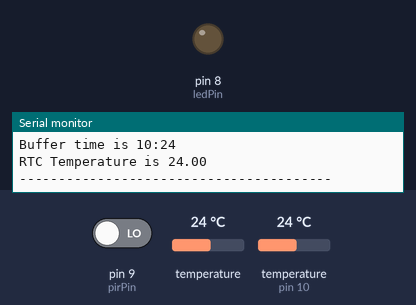
A sketch run on a simulated Arduino Uno, built with avr-gcc and run on an emulated ATmega328P. Shown: output pins drawn as LEDs (lit = HIGH), the last lines printed to the serial monitor. Inputs (shaded band) come from the test bench; at power-on: pin 9 (pirPin) LOW, temperature 24 °C, temperature (sensor on pin 10) 24 °C. The local clock reads 2024-03-15 10:24:30 at power-on unless the sketch sets it; the audio player accepts every command and is not drawn; pins used as bus, display or sensor lines are not drawn.

Above: at 12.6 s.
12.7 s: pin 9 (pirPin) driven HIGH
At 16.0 s:
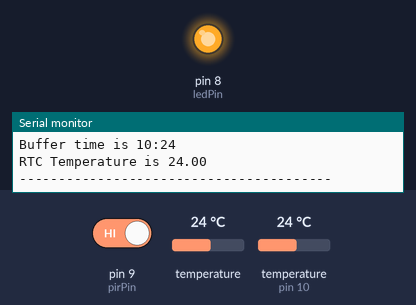
19.7 s: pin 9 (pirPin) driven LOW
At 23.4 s:
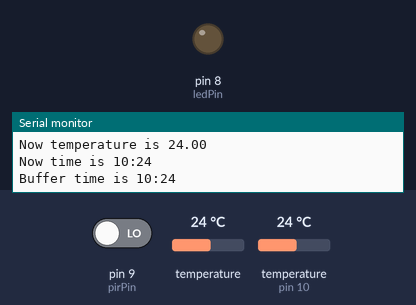
Timing chart, 0 to 24.9 s (numbered marks = the images above; inputs shaded):
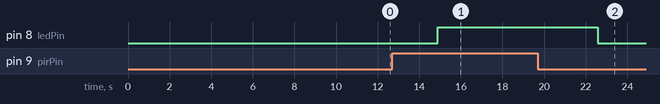

The sketch:

yukkuri-HEMS_V04.ino
```cpp
#include <SoftwareSerial.h>  //MP3シリアル転送用
#include <DFPlayer_Mini_Mp3.h> //MP3再生用
#include <avr/pgmspace.h>      //ROMへのデータ退避用
#include <OneWire.h>          //温度センサーDS18B20制御用
#include <DallasTemperature.h>//温度センサーDS18B20制御用
#include <Wire.h>   //RTC用ライブラリ
#include <DS3231.h> //RTC用ライブラリ

byte val=0;
  int   Flg_hot ,Flg_warm ,Flg_kaiteki ,Flg_cold; //状態監視用フラグ
  int   RTC_h_buf ,RTC_m_buf ,hour_12h; //RTC用変数
  int ledPin = 8;  // LED on Pin of Arduino 人感で点灯
  int pirPin = 9; // Input for HC-S501　人感センサー
  int pirValue; // Place to store read PIR Value　人感センサー
  int   hWDT, hWDTflg; //人間ウォッチドッグタイマー関連（humanWDT）

SoftwareSerial mySerial(11, 12); // MP3シリアルRX, TX
int output = 2;     //IR制御用ピン
#define ONE_WIRE_BUS 10 // 温度センサーのピン定義 ★5 KΩでプルアップしないと動作しないことがある★
// Setup a oneWire instance to communicate with any OneWire devices (not just Maxim/Dallas temperature ICs)
OneWire oneWire(ONE_WIRE_BUS);
// Pass our oneWire reference to Dallas Temperature.
DallasTemperature sensors(&oneWire);

DS3231 clock;   //RTC用設定
RTCDateTime dt; //RTC用設定

//エアコンIRデータ
const PROGMEM int aircon_on[] =  {46,44,41,44,42,44,41,44,42,44,42,2529,346,172,42,130,42,44,41,44,42,44,41,131,42,45,40,47,39,44,41,47,39,128,44,47,39,130,41,128,45,44,42,133,39,130,42,131,42,130,42,130,42,45,41,44,41,131,42,44,42,44,41,45,41,41,45,46,38,47,39,44,42,43,42,44,42,44,41,130,42,45,41,130,42,47,39,44,41,42,44,131,41,131,42,47,39,45,41,44,42,46,39,44,41,47,38,44,41,44,42,46,40,44,42,44,41,44,42,46,39,44,42,44,41,44,41,131,41,134,38,131,41,45,41,131,41,46,39,131,42,130,42,2000,0,1462,347,176,37,131,41,47,39,44,41,47,38,131,41,46,40,44,41,44,42,44,41,131,41,44,42,135,37,131,41,46,40,131,42,131,41,131,42,131,41,132,41,44,42,44,42,130,42,45,41,44,41,47,39,44,41,44,41,47,38,44,42,46,40,44,42,44,41,44,42,131,41,44,42,47,38,45,41,44,41,131,41,44,42,41,45,47,38,44,42,44,41,44,42,44,41,44,42,44,41,44,42,44,42,41,44,45,40,44,42,44,42,44,41,44,41,45,41,44,42,131,42,44,41,131,42,44,42,131,40,44,41,2000,0,1462,347,168,44,132,41,44,42,44,41,44,41,136,37,44,41,49,37,44,41,41,45,130,42,44,42,131,41,130,42,48,38,135,37,131,41,132,41,128,44,131,42,45,41,44,41,128,44,44,42,49,36,44,42,49,37,47,39,44,41,47,39,49,37,44,41,48,37,44,42,44,41,47,39,49,36,44,41,50,36,44,42,44,41,131,41,46,40,48,37,135,37,131,41,131,41,49,37,47,38,49,36,45,41,135,37,44,42,135,37,127,45,45,40,50,36,42,44,45,41,48,37,44,41,44,42,41,44,46,39,49,36,136,37,136,36,130,42,128,45,135,36,131,41,41,45,41,45,48,37,49,37,44,41,41,44,45,42,44,41,41,45,49,37,44,41,46,40,47,39,41,44,49,37,44,42,47,38,41,44,47,38,128,44,128,45,49,37,48,37,45,41,49,36,49,37,41,44,44,42,41,45,41,45,41,45,133,39,135,37,44,41,44,41,44,42,41,45,44,41,45,41,44,42,44,41,44,42,42,44,49,36,41,45,41,45,47,38,45,42,44,41,44,42,135,37,45,40,49,37,49,37,44,41,49,37,131,41,136,37,47,39,44,42,41,44,48,38,49,36,50,36,44,41,44,41,49,37,44,41,49,37,44,42,44,41,41,45,44,41,49,37,130,42,49,37,135,37,44,41,44,42,131,41,128,44,128,44};
const PROGMEM int aircon_off[] =  {48,38,45,41,48,38,47,38,45,41,45,2525,350,168,44,128,47,39,44,42,47,39,47,125,47,39,46,38,48,38,44,41,47,126,44,41,47,125,45,128,44,42,47,125,47,125,45,128,47,125,47,125,45,44,41,41,47,125,47,39,44,41,47,38,48,39,47,39,47,38,47,38,48,38,48,38,48,38,48,125,45,41,47,125,48,41,44,38,48,38,47,125,47,125,47,39,47,38,48,38,47,38,48,38,48,38,48,38,47,39,47,39,47,38,47,38,48,38,47,39,46,38,48,38,48,38,47,125,44,128,47,125,44,41,48,125,47,39,48,124,48,125,47,2000,0,1456,350,168,48,125,47,40,46,38,47,38,48,124,47,39,44,42,47,38,47,39,48,124,48,38,47,125,47,126,47,39,46,128,45,125,47,125,47,128,45,125,47,38,48,38,48,125,48,39,47,38,47,38,48,38,47,38,48,38,47,39,45,41,48,38,47,38,48,38,48,124,47,38,48,38,47,39,47,38,48,124,48,38,48,38,48,38,48,38,47,41,45,38,48,38,47,38,47,39,47,38,47,39,47,38,48,38,47,38,47,39,47,38,47,39,47,38,48,38,47,125,44,41,47,125,47,38,47,126,46,41,45,2000,0,1455,350,168,47,125,48,39,46,38,48,38,48,124,48,39,44,41,48,38,48,38,48,125,48,38,45,128,47,125,48,39,47,124,48,125,48,125,47,125,47,125,47,39,46,38,47,125,48,39,44,41,47,39,48,38,47,39,47,38,47,38,47,38,48,38,47,38,48,38,47,38,48,38,47,39,48,37,48,38,48,41,45,38,48,38,48,38,47,38,48,126,46,125,47,125,47,38,48,38,47,38,48,38,47,125,48,38,47,125,47,125,47,39,47,38,48,38,48,38,47,39,47,38,48,39,47,39,47,38,47,38,48,124,47,125,47,125,47,125,47,125,47,125,48,39,46,39,47,38,44,41,45,44,44,39,45,41,47,39,47,38,45,44,44,39,44,41,47,38,45,41,44,44,44,38,48,38,48,38,47,39,47,124,45,128,47,38,45,41,47,39,47,38,48,38,47,39,47,38,47,39,47,39,47,38,44,128,47,125,47,38,47,39,44,41,47,39,45,41,45,41,48,38,45,41,45,42,44,41,45,41,44,41,45,41,47,39,44,41,44,42,47,39,44,128,47,38,45,42,44,41,45,41,47,39,45,127,47,125,44,41,45,41,47,38,45,41,47,39,44,41,45,41,44,42,44,42,44,42,44,41,45,41,44,42,44,41,45,41,44,41,45,41,45,41,44,128,44,42,44,41,45,128,44,128,44,128,45};

//電気点灯IRデータ→メモリ点灯に変更
//全灯　const PROGMEM int light_on[] =  {202,101,564,102,154,50,154,50,51,55,47,50,51,56,47,50,51,50,52,50,154,49,51,50,52,55,46,55,47,55,47,50,52,50,154,55,46,55,47,50,154,50,51,50,51,51,50,51,51,50,52,50,52,54,47,50,51,55,47,50,52,50,51,50,52,55,46,50,52,55,47,50,153,50,154,50,154,50,51,50,154,50,154,47,55};
const PROGMEM int light_on[] =  {206,103,562,102,154,51,154,50,51,52,49,53,48,50,52,52,50,54,46,53,152,52,48,51,51,53,50,52,49,53,49,52,49,55,149,50,51,52,152,55,46,53,48,53,49,52,49,53,49,50,52,53,48,50,51,53,49,52,49,53,48,51,50,53,49,50,51,51,51,51,153,50,50,54,151,51,153,55,47,52,152,51,153,48,54};

//電気消灯IRデータ
const PROGMEM int light_off[] =  {207,100,564,103,154,50,155,50,52,50,52,50,52,47,54,50,52,50,51,50,154,49,51,50,52,50,52,50,52,50,51,50,51,50,154,50,154,50,52,50,52,50,52,50,51,50,51,50,52,50,52,50,52,50,51,50,52,50,52,50,52,50,51,50,52,49,52,47,157,50,51,50,52,50,154,50,154,50,51,50,154,50,154,48,54};

//一段階暗くするIRデータ→未使用に変更
//const PROGMEM int light_down[] =  {202,101,564,108,149,54,150,55,46,53,49,55,47,55,46,55,47,55,47,55,150,49,52,55,47,50,52,55,47,55,47,55,47,50,154,50,51,50,52,54,47,50,52,50,52,55,46,51,51,50,154,55,47,50,51,51,51,55,47,50,52,50,52,50,52,50,51,51,52,54,47,55,47,55,149,54,150,54,47,55,150,55,46,52,50};

//一段階明るくするIRデータ→未使用に変更
//const PROGMEM int light_up[] =  {206,100,564,102,155,50,154,50,51,51,51,50,52,50,51,50,51,50,52,55,150,49,51,50,52,49,52,50,52,50,51,50,52,47,157,50,51,50,51,55,47,55,47,49,52,50,52,50,154,50,51,56,46,55,46,51,50,55,47,55,46,51,50,55,47,51,50,51,51,50,51,55,47,55,149,51,153,55,47,55,46,55,150,52,50};

int last = 0;
unsigned long us = micros();

void setup() {
  pinMode(output, OUTPUT);
  Serial.begin (9600);  //コンソール用シリアル定義
  mySerial.begin (9600);  //mp3 module用シリアル定義
  mp3_set_serial (mySerial);  //set softwareSerial for DFPlayer-mini mp3 module
  delay(1);  //wait 1ms for mp3 module to set volume
  mp3_set_volume (30); //mp3 moduleの音量を３０（最大）に
  sensors.begin(); //温度センサー定義
  pinMode(ledPin, OUTPUT);  //人感センサー
  pinMode(pirPin, INPUT);   //人感センサー
  digitalWrite(ledPin, LOW);//人感センサー

  // Initialize DS3231
  clock.begin();
//  clock.setDateTime(__DATE__, __TIME__);// コンパイル時の時刻がRTCに設定される。★設定時以外はコメントアウト★

  // Manual (YYYY, MM, DD, HH, II, SS
  // clock.setDateTime(2016, 12, 9, 11, 46, 00);
}


void send(int data[]) {  //エアコンIR制御
  int dataSize = 588;
  for (int cnt = 0; cnt < dataSize; cnt++) {
    unsigned long len = pgm_read_word(data + cnt)*10;
    unsigned long us = micros();
    do {
      digitalWrite(output, 1 - (cnt&1));
      delayMicroseconds(8);
      digitalWrite(output, 0);
      delayMicroseconds(7);
    } while (long(us + len - micros()) > 0);
  }
}

void send_l(int data[]) {  //照明IR制御
  int dataSize = 85;
  for (int cnt = 0; cnt < dataSize; cnt++) {
    unsigned long len = pgm_read_word(data + cnt)*10;
    unsigned long us = micros();
    do {
      digitalWrite(output, 1 - (cnt&1));
      delayMicroseconds(8);
      digitalWrite(output, 0);
      delayMicroseconds(7);
    } while (long(us + len - micros()) > 0);
  }
}

//音声リスト
//0001_aircon-off.mp3
//0002_aircon-on.mp3
//0003_kaiteki.mp3
//0004_light-off-check.mp3
//0005_light-on-check.mp3
//0006_oha.mp3
//0007_okiteru.mp3
//0008_okiteta.mp3
//0009_sleep.mp3
//0010_samui.mp3
//0011_atsui.mp3
//0012_danger.mp3

void loop() {
  pirValue = digitalRead(pirPin); //  人感センサー
  digitalWrite(ledPin, pirValue); //  人感センサー
  Serial.println(pirValue);
  int WDTchk1, WDTchk2, WDTchk3;

  WDTchk1=1100;  //起きてるか聞くまでの時間
  WDTchk2=1200;  //照明を消すまでの時間
  WDTchk3=20;  //起床を判定する時間

/*
  WDTchk1=3;  //起きてるか聞くまでの時間(デバッグ用)
  WDTchk2=6;  //照明を消すまでの時間(デバッグ用)
  WDTchk3=20;  //起床を判定する時間(デバッグ用)
*/

  switch (hWDTflg) {
    case 0:  //消灯中ではない場合
    if (pirValue==1){  // 人感センサーの反応があればウォッチドッグリセット
        if (hWDT>=WDTchk1){
          mp3_play (8);  // 起きてるか聞いた後は「起きてたのね？」と言う
        }
      hWDT=0;
    }else{
      hWDT=hWDT+1;
    }
    break;

    default: //消灯中の場合
    if (pirValue==1){  // 人感センサーの反応があればタイマースタート
        if (hWDTflg==1){
          hWDTflg==2; //フラグを2へ
          mp3_play (7);  // 「起きてる？」と聞く
        }else if (hWDT>=WDTchk3){
          mp3_play (9);  // 1分応答が無ければ「ただの屍のようだ」と言う
          hWDTflg=1;  //フラグを戻す
          hWDT=0;
        }else if (hWDTflg==3){
           mp3_play (6);  // 「おはよう」と言う
           send_l(light_on); //照明をつける
           hWDTflg=0;  //フラグを0(起床モード)にする
           hWDT=0;
        }
    }else if (pirValue==0){ // 一度人感センサーの反応が消えることを確認する
      hWDTflg=3; //フラグを3へ
    }else if (hWDTflg>1){ //フラグが2以上ならタイマーを進める
      hWDT=hWDT+1;
    }
  }

  if (hWDT==WDTchk1){  // WDTchk1x3秒間人感センサーが反応しなければ起きているか聞く
    mp3_play (7);
  }else if (hWDT==WDTchk2){ // WDTchk2x3秒間人感センサーが反応しなければ照明を消す
    mp3_play (4);
    send_l(light_off);
    hWDT=0;     //消灯中はWDTタイマーは止める
    hWDTflg=1; //消灯中はhWDTflgをセットする
  }

  float Tc_100;  //浮動小数点型の宣言

  // call sensors.requestTemperatures() to issue a global temperature
  // request to all devices on the bus
  sensors.requestTemperatures(); // Send the command to get temperatures
  Tc_100=sensors.getTempCByIndex(0);
  Serial.print("Now temperature is ");
  Serial.println(Tc_100);

  if (Tc_100>=28){
    if (Flg_hot==0){
    Flg_hot=1;Flg_warm=0;Flg_kaiteki=0;Flg_cold=0;
   mp3_play (12);
   delay(3000);
   mp3_play (2);
   delay(3000);
   send(aircon_on);}

  }else if (Tc_100>27.5){
    if (Flg_warm==0){
    Flg_hot=0;Flg_warm=1;Flg_kaiteki=0;Flg_cold=0;
    mp3_play (11);
   delay(3000);
   mp3_play (2);
   delay(3000);
   send(aircon_on);}

  }else if (Tc_100<26.5){
    if (Flg_cold==0){
    Flg_hot=0;Flg_warm=0;Flg_kaiteki=0;Flg_cold=1;
    mp3_play (10);
   delay(3000);
   mp3_play (1);
   delay(3000);
   send(aircon_off);}

  }else{
    if (Flg_kaiteki==0){
    Flg_hot=0;Flg_warm=0;Flg_kaiteki=1;Flg_cold=0;
    mp3_play (3);
   delay(3000);}
  }

  int   RTC_hour ,RTC_min;
  dt = clock.getDateTime();

  RTC_hour=dt.hour;
  if (RTC_hour >12){
    hour_12h=RTC_hour-12;  // 12時間表示
  }else if (RTC_hour == 0){
    hour_12h=12;           // 0時→12時
  }else{
    hour_12h=RTC_hour;  // 12時間表示
  }
  RTC_min=dt.minute;

  if (RTC_h_buf!=RTC_hour){
  mp3_play (100+hour_12h);
  delay(800);
  mp3_play (100);
  }else if (RTC_min==30 && RTC_m_buf==29){
  mp3_play (100+hour_12h);
  delay(800);
  mp3_play (130);
  delay(1000);
  mp3_play (100);
  }

  Serial.print("Now time is ");
  Serial.print(RTC_hour);
  Serial.print(":");
  Serial.println(RTC_min);
  Serial.print("Buffer time is ");
  Serial.print(RTC_h_buf);
  Serial.print(":");
  Serial.println(RTC_m_buf);

  // The temperature registers are updated after every 64-second conversion.
  // If you want force temperature conversion use forceConversion()
  clock.forceConversion();

  Serial.print("RTC Temperature is ");
  Serial.println(clock.readTemperature());
  Serial.println("----------------------------------------");
  RTC_h_buf=RTC_hour;
  RTC_m_buf=RTC_min;
  delay(3000);
}
```

Measured:
- after the input at 12.7 s, pin 8 (ledPin): LOW → HIGH after 2.2 s
- after the input at 19.7 s, pin 8 (ledPin): HIGH → LOW after 2.9 s
